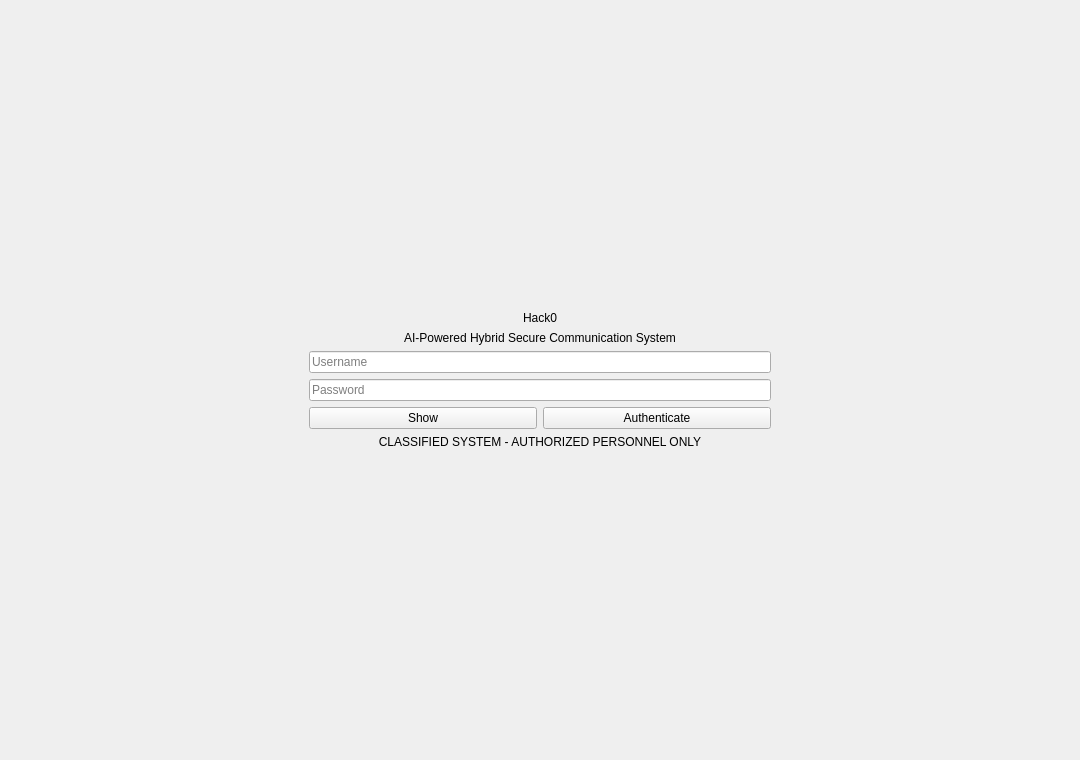
<?xml version="1.0" encoding="UTF-8"?>
<ui version="4.0">
 <class>LoginWindow</class>
 <widget class="QMainWindow" name="LoginWindow">
  <property name="geometry">
   <rect>
    <x>0</x>
    <y>0</y>
    <width>1080</width>
    <height>760</height>
   </rect>
  </property>
  <property name="windowTitle">
   <string>Hack0 - Login</string>
  </property>
  <widget class="QWidget" name="centralwidget">
   <layout class="QVBoxLayout" name="verticalLayout">
    <item>
     <widget class="QFrame" name="rootPanel">
      <layout class="QVBoxLayout" name="verticalLayout_2">
       <item>
        <spacer name="verticalSpacer">
         <property name="orientation">
          <enum>Qt::Vertical</enum>
         </property>
         <property name="sizeHint" stdset="0">
          <size>
           <width>20</width>
           <height>80</height>
          </size>
         </property>
        </spacer>
       </item>
       <item alignment="Qt::AlignHCenter">
        <widget class="QFrame" name="card">
         <property name="minimumSize">
          <size>
           <width>480</width>
           <height>0</height>
          </size>
         </property>
         <layout class="QVBoxLayout" name="verticalLayout_3">
          <item>
           <widget class="QLabel" name="titleLabel">
            <property name="text">
             <string>Hack0</string>
            </property>
            <property name="alignment">
             <set>Qt::AlignCenter</set>
            </property>
           </widget>
          </item>
          <item>
           <widget class="QLabel" name="subTitleLabel">
            <property name="text">
             <string>AI-Powered Hybrid Secure Communication System</string>
            </property>
            <property name="alignment">
             <set>Qt::AlignCenter</set>
            </property>
           </widget>
          </item>
          <item>
           <widget class="QLineEdit" name="usernameInput">
            <property name="placeholderText">
             <string>Username</string>
            </property>
           </widget>
          </item>
          <item>
           <widget class="QLineEdit" name="passwordInput">
            <property name="placeholderText">
             <string>Password</string>
            </property>
           </widget>
          </item>
          <item>
           <layout class="QHBoxLayout" name="horizontalLayout">
            <item>
             <widget class="QPushButton" name="togglePasswordButton">
              <property name="text">
               <string>Show</string>
              </property>
             </widget>
            </item>
            <item>
             <widget class="QPushButton" name="authenticateButton">
              <property name="text">
               <string>Authenticate</string>
              </property>
             </widget>
            </item>
           </layout>
          </item>
          <item>
           <widget class="QLabel" name="classificationLabel">
            <property name="text">
             <string>CLASSIFIED SYSTEM - AUTHORIZED PERSONNEL ONLY</string>
            </property>
            <property name="alignment">
             <set>Qt::AlignCenter</set>
            </property>
           </widget>
          </item>
         </layout>
        </widget>
       </item>
       <item>
        <spacer name="verticalSpacer_2">
         <property name="orientation">
          <enum>Qt::Vertical</enum>
         </property>
         <property name="sizeHint" stdset="0">
          <size>
           <width>20</width>
           <height>120</height>
          </size>
         </property>
        </spacer>
       </item>
      </layout>
     </widget>
    </item>
   </layout>
  </widget>
 </widget>
 <resources/>
 <connections/>
</ui>
